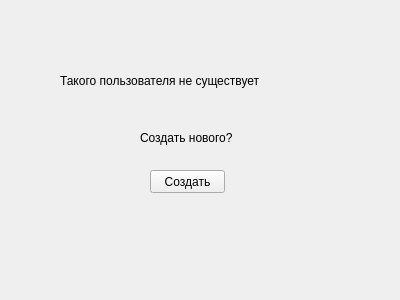
<?xml version="1.0" encoding="UTF-8"?>
<ui version="4.0">
 <class>Form</class>
 <widget class="QWidget" name="Form">
  <property name="geometry">
   <rect>
    <x>0</x>
    <y>0</y>
    <width>400</width>
    <height>300</height>
   </rect>
  </property>
  <property name="windowTitle">
   <string>Form</string>
  </property>
  <widget class="QLabel" name="label">
   <property name="geometry">
    <rect>
     <x>60</x>
     <y>70</y>
     <width>281</width>
     <height>21</height>
    </rect>
   </property>
   <property name="text">
    <string>Такого пользователя не существует</string>
   </property>
  </widget>
  <widget class="QLabel" name="label_2">
   <property name="geometry">
    <rect>
     <x>140</x>
     <y>130</y>
     <width>151</width>
     <height>16</height>
    </rect>
   </property>
   <property name="text">
    <string>Создать нового?</string>
   </property>
  </widget>
  <widget class="QPushButton" name="pushButton">
   <property name="geometry">
    <rect>
     <x>150</x>
     <y>170</y>
     <width>75</width>
     <height>23</height>
    </rect>
   </property>
   <property name="text">
    <string>Создать</string>
   </property>
  </widget>
 </widget>
 <resources/>
 <connections/>
</ui>
